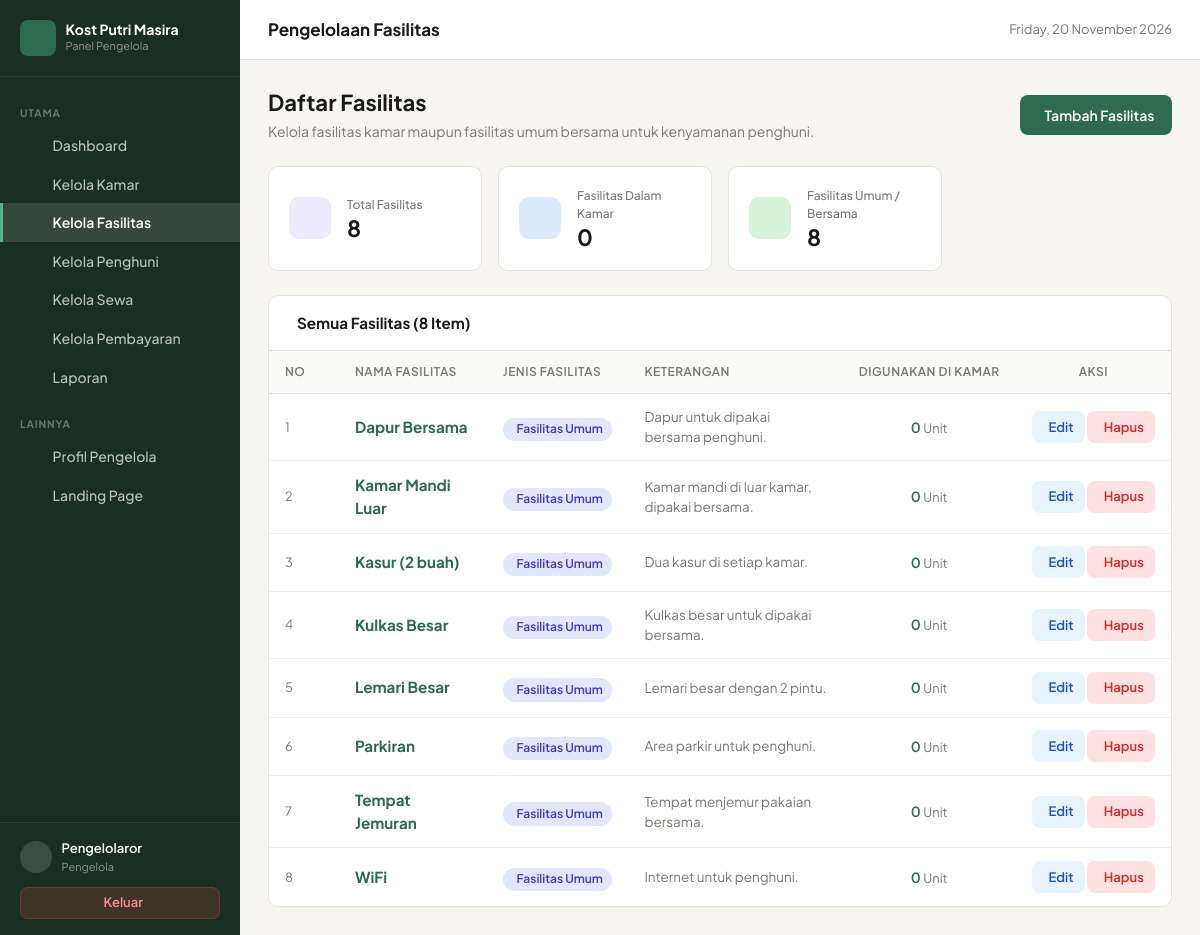
Screenshot of /admin/fasilitas/index.php (signed in) with the database file from the repository.
### tables this page shows
CREATE TABLE `fasilitas` (
  `id_fasilitas` int NOT NULL,
  `nama_fasilitas` varchar(100) NOT NULL,
  `jenis` enum('kamar','umum') NOT NULL,
  `keterangan` text
);

### includes/auth_check.php (called while the page is built, shortened)
<?php
function isLoggedIn(): bool {
    return isset($_SESSION['user_id']) && !empty($_SESSION['user_id']);
}
function currentUser(): ?array {
    return [
        'id_user'     => $_SESSION['user_id'] ?? null,
        'nama'        => $_SESSION['nama'] ?? '',
        'username'    => $_SESSION['username'] ?? '',
        'role'        => $_SESSION['role'] ?? '',
        'id_penghuni' => $_SESSION['id_penghuni'] ?? null,
    ];
}

### includes/functions.php (called while the page is built, shortened)
<?php
function e(?string $string): string {
    return htmlspecialchars((string)$string, ENT_QUOTES, 'UTF-8');
}

### admin/fasilitas/index.php (the view, shortened to what this page needs)
<?php
require_once __DIR__ . '/../../config/database.php';
require_once __DIR__ . '/../../includes/functions.php';
require_once __DIR__ . '/../../includes/auth_check.php';
$user = currentUser();
try {
    $stmt = $pdo->query("
        SELECT
            f.*,
            COUNT(kf.id_kamar) AS total_kamar
        FROM fasilitas f
        LEFT JOIN kamar_fasilitas kf ON f.id_fasilitas = kf.id_fasilitas
        GROUP BY f.id_fasilitas
        ORDER BY f.jenis DESC, f.nama_fasilitas ASC
    ");
    $daftarFasilitas = $stmt->fetchAll();
    $totalFasilitas = count($daftarFasilitas);
    $fasilitasKamar = count(array_filter($daftarFasilitas, fn($f) => $f['jenis'] === 'kamar'));
    $fasilitasUmum  = count(array_filter($daftarFasilitas, fn($f) => $f['jenis'] === 'umum'));} catch (PDOException $e) {
    $daftarFasilitas = [];
    $totalFasilitas = $fasilitasKamar = $fasilitasUmum = 0;}
?><!DOCTYPE html>
<html lang="id">
<head>
<link rel="stylesheet" href="../../assets/css/app.css">
</head>
<body>
<div class="layout">
<aside class="sidebar" id="sidebarPanel">
    <div class="sb-brand">
        <div class="sb-ico"><i class="ph ph-house-line"></i></div>
        <div>
            <div class="sb-name">Kost Putri Masira</div>
            <span class="sb-sub">Panel Pengelola</span>
        </div>
    </div>
    <nav class="sb-nav">
        <div class="sb-label">Utama</div>
        <a href="../dashboard.php" class="sb-link"><i class="ph ph-squares-four"></i> Dashboard</a>
        <a href="../kamar/index.php" class="sb-link"><i class="ph ph-door"></i> Kelola Kamar</a>
        <a href="index.php" class="sb-link active"><i class="ph ph-sparkle"></i> Kelola Fasilitas</a>
        <a href="../penghuni/index.php" class="sb-link"><i class="ph ph-users-three"></i> Kelola Penghuni</a>
        <a href="../sewa/index.php" class="sb-link"><i class="ph ph-key"></i> Kelola Sewa</a>
        <a href="../pembayaran/index.php" class="sb-link"><i class="ph ph-credit-card"></i> Kelola Pembayaran</a>
        <a href="../laporan/index.php" class="sb-link"><i class="ph ph-chart-bar"></i> Laporan</a>
        <div class="sb-label" style="margin-top:.5rem">Lainnya</div>
        <a href="../profil.php" class="sb-link"><i class="ph ph-user-circle"></i> Profil Pengelola</a>
        <a href="../../index.php" class="sb-link" target="_blank" rel="noopener"><i class="ph ph-globe"></i> Landing Page</a>
    </nav>
    <div class="sb-foot">
        <div class="sb-user">
            <div class="sb-avatar"><i class="ph ph-user"></i></div>
            <div>
                <div class="sb-uname"><?= e($user['nama'] ?? 'Pengelola') ?></div>
                <div class="sb-urole">Pengelola</div>
            </div>
        </div>
        <a href="../../logout.php" class="btn-logout"><i class="ph ph-sign-out"></i> Keluar</a>
    </div>
</aside>
<div class="main">
    <header class="topbar">
        <div class="topbar-title">Pengelolaan Fasilitas</div>
        <div class="topbar-actions">
            <div class="topbar-date"><i class="ph ph-calendar"></i> <?= date('l, d F Y') ?></div>
        </div>
    </header>
    <main class="content">
        <div class="pg-header">
            <div>
                <h1 class="pg-title">Daftar Fasilitas</h1>
                <p class="pg-sub">Kelola fasilitas kamar maupun fasilitas umum bersama untuk kenyamanan penghuni.</p>
            </div>
            <a href="tambah.php" class="btn-add">
                <i class="ph ph-plus-circle"></i> Tambah Fasilitas
            </a>
        </div>
        <div class="stats">
            <div class="sc">
                <div class="sc-ico ico-p"><i class="ph ph-sparkle"></i></div>
                <div>
                    <div class="sc-label">Total Fasilitas</div>
                    <div class="sc-val"><?= $totalFasilitas ?></div>
                </div>
            </div>
            <div class="sc">
                <div class="sc-ico ico-b"><i class="ph ph-bed"></i></div>
                <div>
                    <div class="sc-label">Fasilitas Dalam Kamar</div>
                    <div class="sc-val"><?= $fasilitasKamar ?></div>
                </div>
            </div>
            <div class="sc">
                <div class="sc-ico ico-g"><i class="ph ph-users-three"></i></div>
                <div>
                    <div class="sc-label">Fasilitas Umum / Bersama</div>
                    <div class="sc-val"><?= $fasilitasUmum ?></div>
                </div>
            </div>
        </div>
        <div class="panel">
            <div class="panel-head">
                <div class="panel-title">
                    <i class="ph ph-list-dashes"></i> Semua Fasilitas (<?= count($daftarFasilitas) ?> Item)
                </div>
            </div>
            <?php if (empty($daftarFasilitas)): ?>
            <div class="empty">
                <i class="ph ph-sparkle"></i>
                <p>Belum ada data fasilitas terdaftar.</p>
                <a href="tambah.php" class="btn-add" style="margin-top:.85rem">Tambah Fasilitas Sekarang</a>
            </div>
            <?php else: ?>
            <div class="table-wrap">
                <table>
                    <thead>
                        <tr>
                            <th style="width:70px">No</th>
                            <th>Nama Fasilitas</th>
                            <th>Jenis Fasilitas</th>
                            <th>Keterangan</th>
                            <th style="text-align:center">Digunakan di Kamar</th>
                            <th style="width:140px;text-align:center">Aksi</th>
                        </tr>
                    </thead>
                    <tbody>
                        <?php foreach ($daftarFasilitas as $i => $f): ?>
                        <tr>
                            <td style="color:var(--muted);font-size:.8rem"><?= $i + 1 ?></td>
                            <td>
                                <strong style="font-size:.95rem;color:var(--green)">
                                    <?= e($f['nama_fasilitas']) ?>
                                </strong>
                            </td>
                            <td>
                                <?php if ($f['jenis'] === 'kamar'): ?>
                                <span class="badge badge-kamar">
                                    <i class="ph ph-bed"></i> Fasilitas Kamar
                                </span>
                                <?php else: ?>
                                <span class="badge badge-umum">
                                    <i class="ph ph-users-three"></i> Fasilitas Umum
                                </span>
                                <?php endif; ?>
                            </td>
                            <td style="color:var(--muted);font-size:.84rem">
                                <?= !empty($f['keterangan']) ? e($f['keterangan']) : '—' ?>
                            </td>
                            <td style="text-align:center">
                                <span style="font-weight:600;color:var(--green)">
                                    <?= (int)$f['total_kamar'] ?>
                                </span> <span style="font-size:.8rem;color:var(--muted)">Unit</span>
                            </td>
                            <td style="text-align:center;white-space:nowrap">
                                <a href="edit.php?id=<?= $f['id_fasilitas'] ?>" class="btn-act btn-edit" title="Edit Fasilitas">
                                    <i class="ph ph-pencil-simple"></i> Edit
                                </a>
                                <a href="hapus.php?id=<?= $f['id_fasilitas'] ?>" class="btn-act btn-del" title="Hapus Fasilitas">
                                    <i class="ph ph-trash"></i> Hapus
                                </a>
                            </td>
                        </tr>
                        <?php endforeach; ?>
                    </tbody>
                </table>
            </div>
            <?php endif; ?>
        </div>
    </main>
</div>
</div>
</body>
</html>

### admin/fasilitas/index.php (style rules this page uses)
.badge-umum { background:#e0e7ff;color:#4338ca }

### rows the page displays
fasilitas: nama_fasilitas "Dapur Bersama", jenis "Fasilitas Umum", keterangan "Dapur untuk dipakai bersama penghuni.", total_kamar "0"
fasilitas: nama_fasilitas "Kamar Mandi Luar", jenis "Fasilitas Umum", keterangan "Kamar mandi di luar kamar, dipakai bersama.", total_kamar "0"
fasilitas: nama_fasilitas "Kasur (2 buah)", jenis "Fasilitas Umum", keterangan "Dua kasur di setiap kamar.", total_kamar "0"
fasilitas: nama_fasilitas "Kulkas Besar", jenis "Fasilitas Umum", keterangan "Kulkas besar untuk dipakai bersama.", total_kamar "0"
fasilitas: nama_fasilitas "Lemari Besar", jenis "Fasilitas Umum", keterangan "Lemari besar dengan 2 pintu.", total_kamar "0"
fasilitas: nama_fasilitas "Parkiran", jenis "Fasilitas Umum", keterangan "Area parkir untuk penghuni.", total_kamar "0"
fasilitas: nama_fasilitas "Tempat Jemuran", jenis "Fasilitas Umum", keterangan "Tempat menjemur pakaian bersama.", total_kamar "0"
fasilitas: nama_fasilitas "WiFi", jenis "Fasilitas Umum", keterangan "Internet untuk penghuni.", total_kamar "0"

### other values shown
$user['nama'] "Pengelolaror"
$totalFasilitas "8"
$fasilitasKamar "0"
$fasilitasUmum "8"
count($daftarFasilitas) "8"
